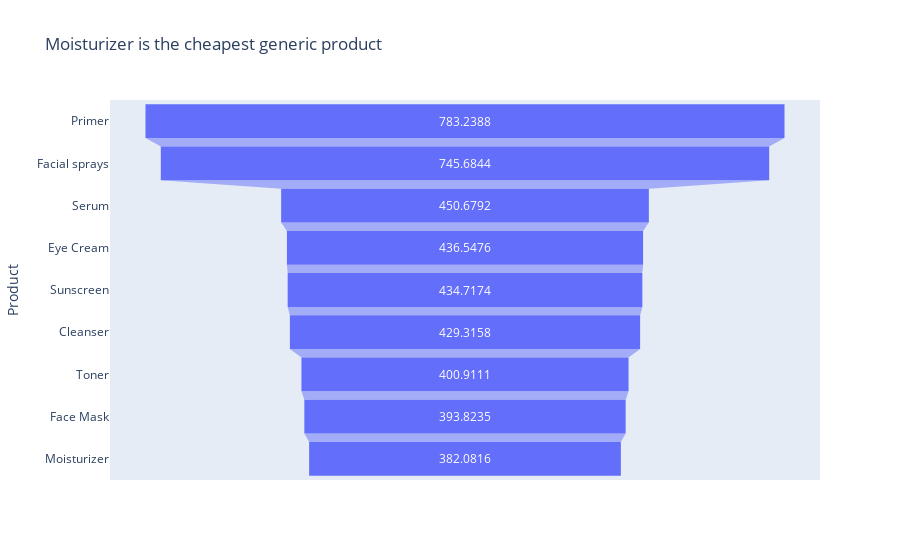

Notebook code cell kept with this figure:
### Markdown cell above
* Graph 5

### Code cell
import plotly.express as px
#from plotly import graph_objects as go

fig = px.funnel(mean_p,  mean_p['Mean'], mean_p['Product'],
                title='Moisturizer is the cheapest generic product')

fig.show()

### Figure 1 — Plotly figure (JSON) as saved in the notebook; plotly's stock layout.template omitted (floating-point values rounded to 4 significant figures)
{"data": [{"hovertemplate": "Mean=%{x}<br>Product=%{y}<extra></extra>", "legendgroup": "", "marker": {"color": "#636efa"}, "name": "", "orientation": "h", "showlegend": false, "type": "funnel", "x": [783.2, 745.7, 450.7, 436.5, 434.7, 429.3, 400.9, 393.8, 382.1], "xaxis": "x", "y": ["Primer", "Facial sprays", "Serum", "Eye Cream", "Sunscreen", "Cleanser", "Toner", "Face Mask", "Moisturizer"], "yaxis": "y"}], "layout": {"legend": {"tracegroupgap": 0}, "title": {"text": "Moisturizer is the cheapest generic product"}, "xaxis": {"anchor": "y", "domain": [0, 1], "title": {"text": "Mean"}}, "yaxis": {"anchor": "x", "domain": [0, 1], "title": {"text": "Product"}}}}
